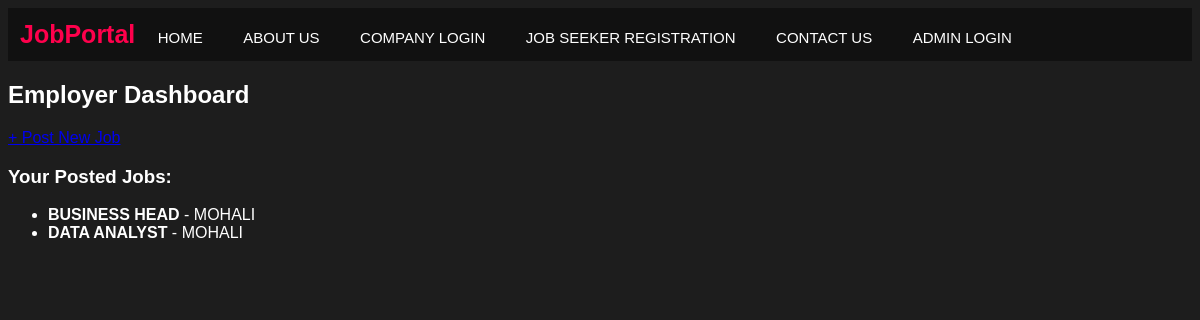
Page /dashboard (signed in) on the committed database.
### models.py (models this page shows)
class Job(db.Model):
    id = db.Column(db.Integer, primary_key=True)
    employer_id = db.Column(db.Integer, db.ForeignKey('employer.id'))
    title = db.Column(db.String(200))
    company = db.Column(db.String(150))
    location = db.Column(db.String(150))
    description = db.Column(db.Text)
    salary = db.Column(db.String(100))
    job_type = db.Column(db.String(50))
    experience = db.Column(db.String(50))
    deadline = db.Column(db.String(50))
    posted_on = db.Column(db.String(50))
    logo = db.Column(db.String(255))

### app.py (the view)
@app.route('/dashboard')
def dashboard():
    if session.get('role') == 'employer':
        jobs = Job.query.filter_by(employer_id=session['user_id']).all()
        return render_template('dashboard_employer.html', jobs=jobs)
    elif session.get('role') == 'applicant':
        jobs = Job.query.order_by(Job.id.desc()).all()
        return render_template('dashboard_user.html', jobs=jobs)
    return redirect(url_for('login'))

### templates/dashboard_employer.html
{% extends 'base.html' %}
{% block content %}
<h2>Employer Dashboard</h2>
<a href="{{ url_for('post_job') }}">+ Post New Job</a>
<h3>Your Posted Jobs:</h3>
<ul>
{% for job in jobs %}
    <li><strong>{{ job.title }}</strong> - {{ job.location }}</li>
{% else %}
    <li>No jobs posted yet.</li>
{% endfor %}
</ul>
{% endblock %}

### static/css/style.css (style rules this page uses)
body { background: #1d1d1d; color: white; font-family: Arial, sans-serif; }

### rows in the picture
Job: title "BUSINESS HEAD", location "MOHALI"
Job: title "DATA ANALYST", location "MOHALI"
